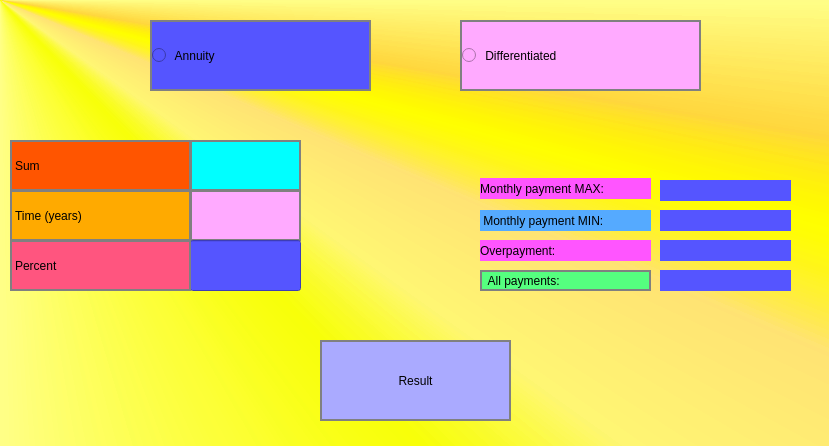
<?xml version="1.0" encoding="UTF-8"?>
<ui version="4.0">
 <class>credit</class>
 <widget class="QWidget" name="credit">
  <property name="geometry">
   <rect>
    <x>0</x>
    <y>0</y>
    <width>829</width>
    <height>446</height>
   </rect>
  </property>
  <property name="windowTitle">
   <string>Credit</string>
  </property>
  <property name="styleSheet">
   <string notr="true">
background-color:qconicalgradient(cx:0, cy:0, angle:135, stop:0 rgba(255, 255, 0, 69), stop:0.375 rgba(255, 255, 0, 69), stop:0.423533 rgba(251, 255, 0, 145), stop:0.45 rgba(247, 255, 0, 208), stop:0.477581 rgba(255, 244, 71, 130), stop:0.518717 rgba(255, 218, 71, 130), stop:0.55 rgba(255, 255, 0, 255), stop:0.57754 rgba(255, 203, 0, 130), stop:0.625 rgba(255, 255, 0, 69), stop:1 rgba(255, 255, 0, 69))</string>
  </property>
  <widget class="QLabel" name="label_4">
   <property name="geometry">
    <rect>
     <x>10</x>
     <y>190</y>
     <width>181</width>
     <height>51</height>
    </rect>
   </property>
   <property name="styleSheet">
    <string notr="true">font: 75 22pt &quot;DejaVu Serif Condensed&quot;;
	border: 2px solid gray;
	background-color: rgb(255, 170, 0)
</string>
   </property>
   <property name="text">
    <string>Time (years)</string>
   </property>
  </widget>
  <widget class="QLineEdit" name="x_time">
   <property name="geometry">
    <rect>
     <x>190</x>
     <y>190</y>
     <width>111</width>
     <height>51</height>
    </rect>
   </property>
   <property name="styleSheet">
    <string notr="true">
border: 2px solid gray;
background-color: rgb(255, 170, 255)
</string>
   </property>
  </widget>
  <widget class="QLineEdit" name="x_percent">
   <property name="geometry">
    <rect>
     <x>190</x>
     <y>240</y>
     <width>111</width>
     <height>51</height>
    </rect>
   </property>
   <property name="styleSheet">
    <string notr="true">
background-color: rgb(85, 85, 255)
</string>
   </property>
  </widget>
  <widget class="QLabel" name="label_5">
   <property name="geometry">
    <rect>
     <x>10</x>
     <y>140</y>
     <width>181</width>
     <height>51</height>
    </rect>
   </property>
   <property name="styleSheet">
    <string notr="true">font: 75 22pt &quot;DejaVu Serif Condensed&quot;;
border: 2px solid gray;
background-color: rgb(255, 85, 0)</string>
   </property>
   <property name="text">
    <string>Sum</string>
   </property>
  </widget>
  <widget class="QLabel" name="label_6">
   <property name="geometry">
    <rect>
     <x>10</x>
     <y>240</y>
     <width>181</width>
     <height>51</height>
    </rect>
   </property>
   <property name="styleSheet">
    <string notr="true">font: 75 22pt &quot;DejaVu Serif Condensed&quot;;
	border: 2px solid gray;
	background-color: rgb(255, 85, 127)
</string>
   </property>
   <property name="text">
    <string>Percent</string>
   </property>
  </widget>
  <widget class="QLineEdit" name="x_sum">
   <property name="geometry">
    <rect>
     <x>190</x>
     <y>140</y>
     <width>111</width>
     <height>51</height>
    </rect>
   </property>
   <property name="styleSheet">
    <string notr="true">
border: 2px solid gray;
background-color: rgb(0, 255, 255)
</string>
   </property>
  </widget>
  <widget class="QRadioButton" name="radioButton_ann">
   <property name="geometry">
    <rect>
     <x>150</x>
     <y>20</y>
     <width>221</width>
     <height>71</height>
    </rect>
   </property>
   <property name="styleSheet">
    <string notr="true">font: 75 22pt &quot;DejaVu Serif Condensed&quot;;
border: 2px solid gray;
background-color: rgb(85, 85, 255)
</string>
   </property>
   <property name="text">
    <string> Annuity</string>
   </property>
  </widget>
  <widget class="QRadioButton" name="radioButton_dif">
   <property name="geometry">
    <rect>
     <x>460</x>
     <y>20</y>
     <width>241</width>
     <height>71</height>
    </rect>
   </property>
   <property name="styleSheet">
    <string notr="true">font: 75 22pt &quot;DejaVu Serif Condensed&quot;;
	border: 2px solid gray;
	background-color: rgb(255, 170, 255)
</string>
   </property>
   <property name="text">
    <string> Differentiated</string>
   </property>
  </widget>
  <widget class="QPushButton" name="pushButton_res_credit">
   <property name="geometry">
    <rect>
     <x>320</x>
     <y>340</y>
     <width>191</width>
     <height>81</height>
    </rect>
   </property>
   <property name="styleSheet">
    <string notr="true">font: 75 33pt &quot;DejaVu Serif Condensed&quot;;
	border: 2px solid gray;
	background-color: rgb(170, 170, 255)
</string>
   </property>
   <property name="text">
    <string>Result</string>
   </property>
  </widget>
  <widget class="QLabel" name="overpay">
   <property name="geometry">
    <rect>
     <x>660</x>
     <y>240</y>
     <width>131</width>
     <height>21</height>
    </rect>
   </property>
   <property name="styleSheet">
    <string notr="true">
	background-color: rgb(85, 85, 255)
</string>
   </property>
   <property name="text">
    <string/>
   </property>
  </widget>
  <widget class="QLabel" name="all_pay">
   <property name="geometry">
    <rect>
     <x>660</x>
     <y>270</y>
     <width>131</width>
     <height>21</height>
    </rect>
   </property>
   <property name="styleSheet">
    <string notr="true">
	background-color: rgb(85, 85, 255)
</string>
   </property>
   <property name="text">
    <string/>
   </property>
   <property name="textFormat">
    <enum>Qt::AutoText</enum>
   </property>
  </widget>
  <widget class="QLabel" name="label_3">
   <property name="geometry">
    <rect>
     <x>480</x>
     <y>240</y>
     <width>171</width>
     <height>21</height>
    </rect>
   </property>
   <property name="styleSheet">
    <string notr="true">
	background-color: rgb(255, 85, 255)
</string>
   </property>
   <property name="text">
    <string>Overpayment: </string>
   </property>
  </widget>
  <widget class="QLabel" name="label_7">
   <property name="geometry">
    <rect>
     <x>480</x>
     <y>270</y>
     <width>171</width>
     <height>21</height>
    </rect>
   </property>
   <property name="styleSheet">
    <string notr="true">
	border: 2px solid gray;
	background-color: rgb(85, 255, 127)
</string>
   </property>
   <property name="text">
    <string> All payments: </string>
   </property>
  </widget>
  <widget class="QLabel" name="m_pay_min">
   <property name="geometry">
    <rect>
     <x>660</x>
     <y>210</y>
     <width>131</width>
     <height>21</height>
    </rect>
   </property>
   <property name="styleSheet">
    <string notr="true">
	background-color: rgb(85, 85, 255)
</string>
   </property>
   <property name="frameShape">
    <enum>QFrame::NoFrame</enum>
   </property>
   <property name="frameShadow">
    <enum>QFrame::Plain</enum>
   </property>
   <property name="text">
    <string/>
   </property>
  </widget>
  <widget class="QLabel" name="label_2">
   <property name="geometry">
    <rect>
     <x>480</x>
     <y>210</y>
     <width>171</width>
     <height>21</height>
    </rect>
   </property>
   <property name="styleSheet">
    <string notr="true">
	background-color: rgb(85, 170, 255)
</string>
   </property>
   <property name="text">
    <string> Monthly payment MIN: </string>
   </property>
  </widget>
  <widget class="QLabel" name="m_pay_max">
   <property name="enabled">
    <bool>true</bool>
   </property>
   <property name="geometry">
    <rect>
     <x>660</x>
     <y>180</y>
     <width>131</width>
     <height>21</height>
    </rect>
   </property>
   <property name="styleSheet">
    <string notr="true">
	background-color: rgb(85, 85, 255)
</string>
   </property>
   <property name="frameShape">
    <enum>QFrame::NoFrame</enum>
   </property>
   <property name="lineWidth">
    <number>2</number>
   </property>
   <property name="text">
    <string/>
   </property>
  </widget>
  <widget class="QLabel" name="label">
   <property name="geometry">
    <rect>
     <x>480</x>
     <y>178</y>
     <width>171</width>
     <height>21</height>
    </rect>
   </property>
   <property name="styleSheet">
    <string notr="true">
	background-color: rgb(255, 85, 255)
</string>
   </property>
   <property name="text">
    <string>Monthly payment MAX: </string>
   </property>
  </widget>
 </widget>
 <resources/>
 <connections/>
</ui>
